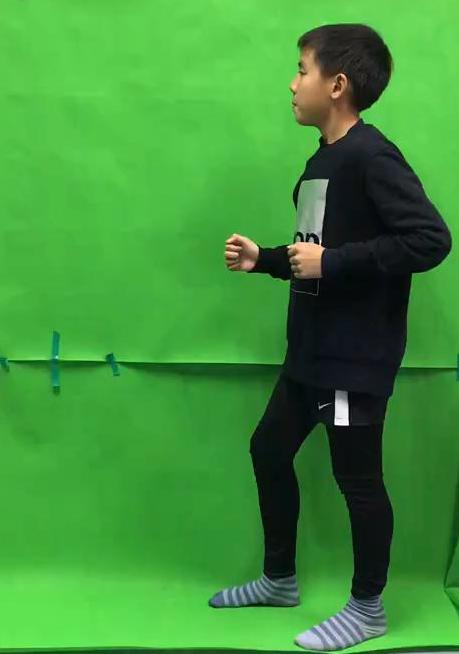
%> input picture myworkspace/picture_analyse_6/1crop/00001.jpg, 459 x 654 px
$ octave --eval "ColorSlicing(imread('1crop/00001.jpg'));"   (GNU Octave 9; MATLAB toolbox functions it lacks are replaced by stand-ins)
%> lines starting %> are read from the running program, lines starting %| are printed output that depends on the picture; in (x1, y1, x2, y2) boxes, pixels count from 0 and x2, y2 are one past the last pixel; in counts of white or black regions, pixels touching at a corner belong together; the program's own positions count from 1
function ColorSlicing(img)

I=imread('1crop\00001.jpg');
%> I is the input picture: size 654x459x3 uint8; mean R, G, B 64, 146.6, 58.2
% I=imread('data\team.jpg');
I = im2double(I);
%> I: size 654x459x3 double
M = size(I,1);
%> M = 654
N = size(I,2);
%> N = 459
figure(1),imshow(I);

% choose point of interest
% h = impoint;
% pos = wait(h);     %双击取点
% pos = round(pos);
a = [I(375,47,1) I(375,48,2) I(375,48,3)];
%> a = [0.243 0.604 0.243]
R = 100/255;% radius

D = (I(:,:,1)-a(1)).^2+(I(:,:,2)-a(2)).^2+(I(:,:,3)-a(3)).^2;
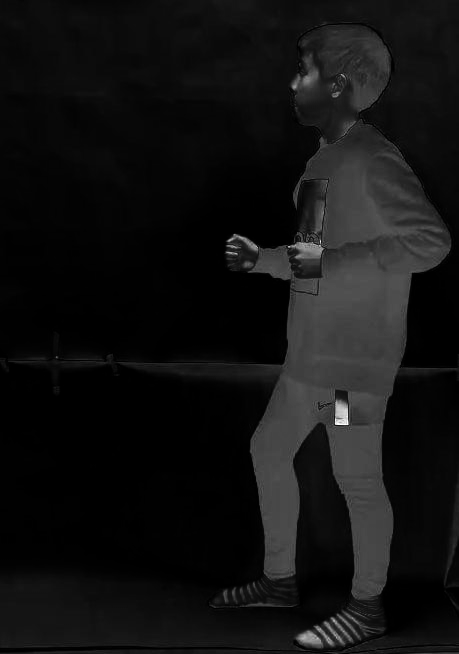
%> D: size 654x459 double; min 3.08e-05, max 1.3, mean 0.0936; drawn with min black and max white
mask = D<=R*R;
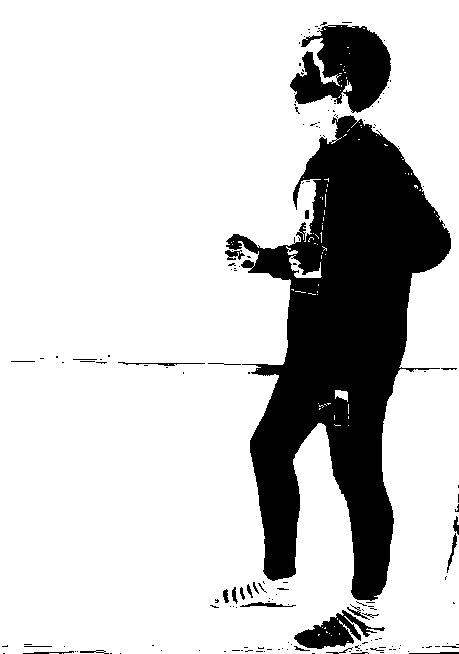
%> mask: size 654x459 logical; 80.3% white; 167 black regions (139 under 20 px), largest, box (x1, y1, x2, y2) and area: (226, 115, 451, 601) 49930, (290, 25, 391, 113) 5742, (294, 610, 385, 649) 1527

% choose ROI
figure(2),imshow(mask);
% h = imrect;
% pos = wait(h);
% pos = round(pos);
roi = false(size(mask));
roi(1:140,1:size(I,2)) = 1;
%> roi: size 654x459 logical; 21.4% white; 1 white region, box (x1, y1, x2, y2) and area: (0, 0, 459, 140) 64260
mask = mask & roi;
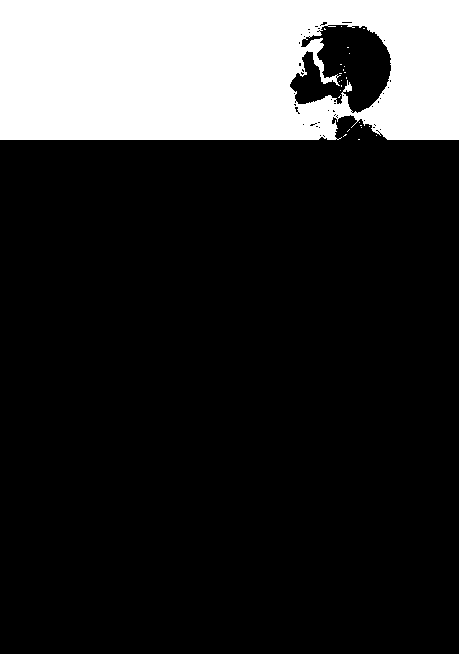
%> mask: size 654x459 logical; 19.2% white; 25 white regions (24 under 20 px), largest, box (x1, y1, x2, y2) and area: (0, 0, 459, 140) 57538

g = rgb2gray(I);
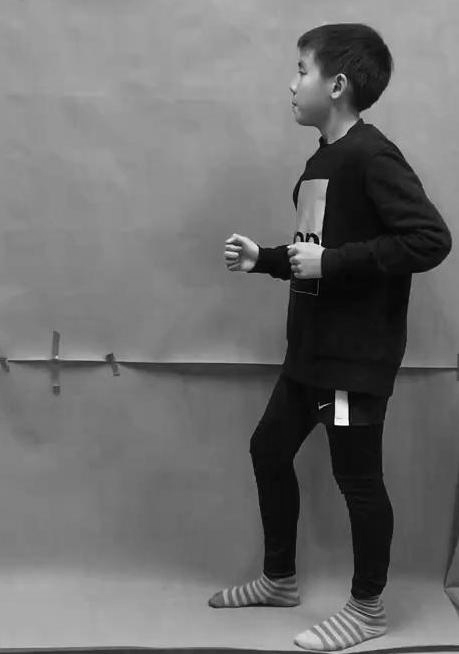
%> g: size 654x459 double; min 0.00179, max 0.998, mean 0.439
J = I;
J(:,:,1) = g;
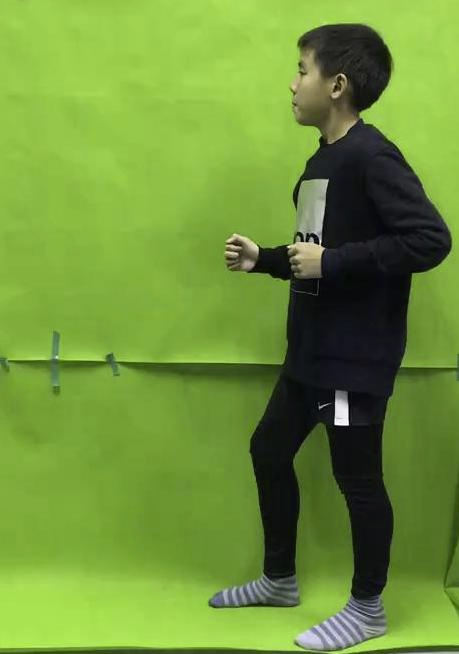
%> J: size 654x459x3 double; mean R, G, B 0.439, 0.575, 0.228
J(:,:,2) = g;
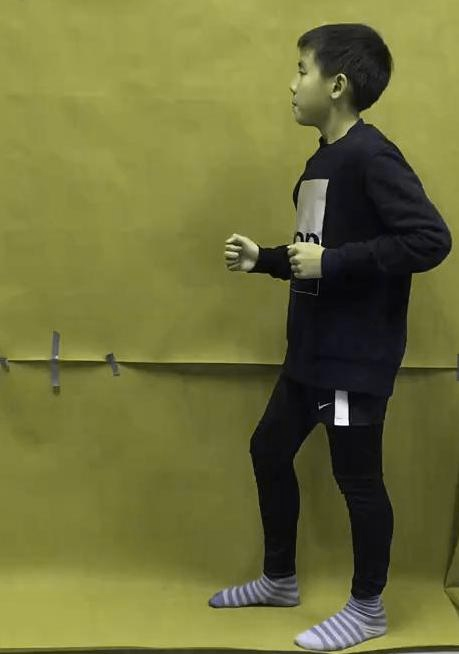
%> J: size 654x459x3 double; mean R, G, B 0.439, 0.439, 0.228
J(:,:,3) = g;
idx = find(mask);
%> idx = 57584 values from 1 to 299672
J(idx) = I(idx);
J(idx+M*N) = I(idx+M*N);
J(idx+M*N*2) = I(idx+M*N*2);

    for i = 1:size(J,1)
        for j = 1:size(J,2)
            if(J(i,j,2)==J(i,j,1) && J(i,j,2)==J(i,j,3) && J(i,j,1) == J(i,j,3))
                J(i,j,1)=1;
                J(i,j,2)=1;
                J(i,j,3)=1;
            end
        end
    end
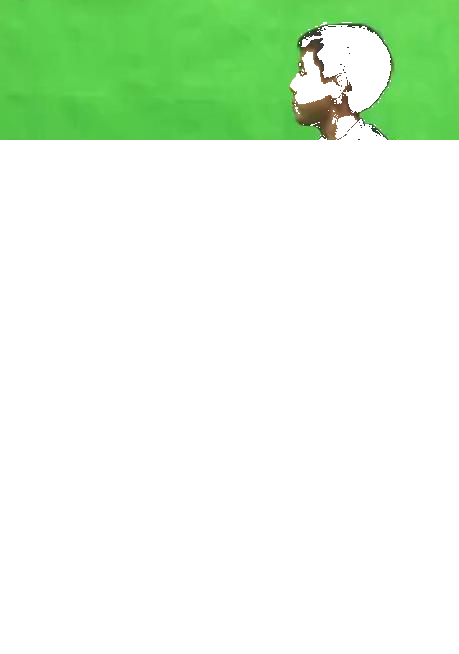
%> J: size 654x459x3 double; mean R, G, B 0.878, 0.959, 0.867

figure(3),imshow(J);
